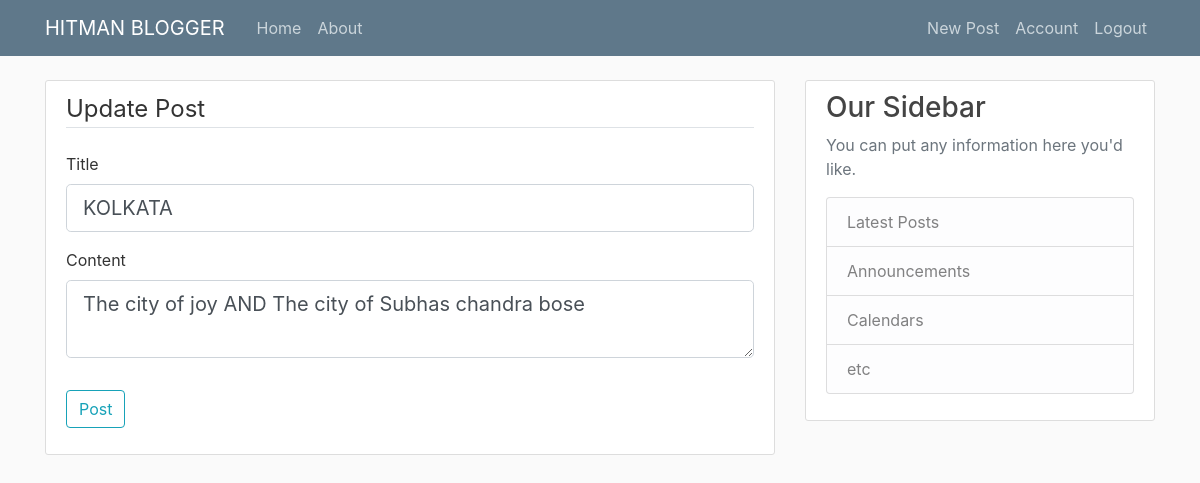
The page /post/2/update (signed in) on the database its author committed.
### flask_blog/models.py (models this page shows, shortened)
class Post(db.Model):
    id = db.Column(db.Integer, primary_key=True)
    title = db.Column(db.String(100), nullable=False)
    date_posted = db.Column(db.DateTime, nullable=False, default=datetime.utcnow)
    content = db.Column(db.Text, nullable=False)
    user_id = db.Column(db.Integer, db.ForeignKey('user.id'), nullable=False)

### flask_blog/routes.py (the view)
@app.route("/post/<int:post_id>/update", methods=['GET', 'POST'])
@login_required
def update_post(post_id):
    post = Post.query.get_or_404(post_id)
    if post.author != current_user:
        abort(403)
    form = PostForm()
    if form.validate_on_submit():
        post.title = form.title.data
        post.content = form.content.data
        db.session.commit()
        flash('Post Updated!', 'success')
        return redirect(url_for('post', post_id=post.id))
    elif request.method == 'GET':
        form.title.data = post.title
        form.content.data = post.content
    return render_template('create_post.html', title='Update Post', form=form, legend='Update Post')

### flask_blog/forms.py
class PostForm(FlaskForm):
    title = StringField('Title', validators=[DataRequired()])
    content = TextAreaField('Content', validators=[DataRequired()])
    submit = SubmitField('Post')

### flask_blog/models.py (called while the page is built)
@login_manager.user_loader
def load_user(user_id):
    return User.query.get(int(user_id))

### flask_blog/templates/create_post.html (shortened to what this page needs)
{% extends "layout.html" %}
{% block content %}
<div class="content-section">
    <form method="POST" action="">
        <fieldset class="form-group">
            <legend class="border-bottom mb-4">{{ legend }}</legend>
            <div class="form-group">
                {{ form.title.label(class="form-control-label") }}
                {% if form.title.errors %}
                    {{ form.title(class="form-control form-control-lg is-invalid") }}
                    <div class="invalid-feedback">
                        {% for error in form.title.errors %}
                            <span>{{ error }}</span>
                        {% endfor %}
                    </div>
                {% else %}
                    {{ form.title(class="form-control form-control-lg") }}
                {% endif %}
            </div>
            <div class="form-group">
                {{ form.content.label(class="form-control-label") }}
                {% if form.content.errors %}
                    {{ form.content(class="form-control form-control-lg is-invalid") }}
                    <div class="invalid-feedback">
                        {% for error in form.content.errors %}
                            <span>{{ error }}</span>
                        {% endfor %}
                    </div>
                {% else %}
                    {{ form.content(class="form-control form-control-lg") }}
                {% endif %}
            </div>
        </fieldset>
        <div class="form-group">
            {{ form.submit(class="btn btn-outline-info") }}
        </div>
    </form>
</div>
{% endblock content %}

### flask_blog/static/main.css (style rules this page uses)
body { background: #fafafa; color: #333333; margin-top: 5rem; }
.content-section { background: #ffffff; padding: 10px 20px; border: 1px solid #dddddd; border-radius: 3px; margin-bottom: 20px; }

### rows shown on the page
Post: title "KOLKATA", content "The city of joy AND The city of Subhas chandra bose"

### other values the page prints
{{ legend }} "Update Post"
